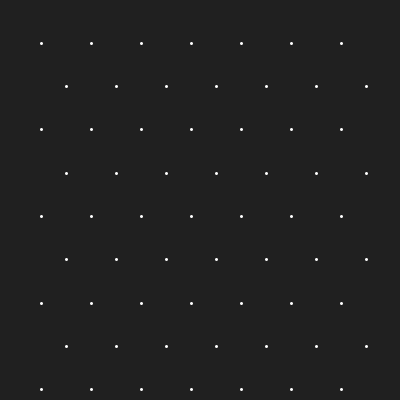
Frame 1 (no input)
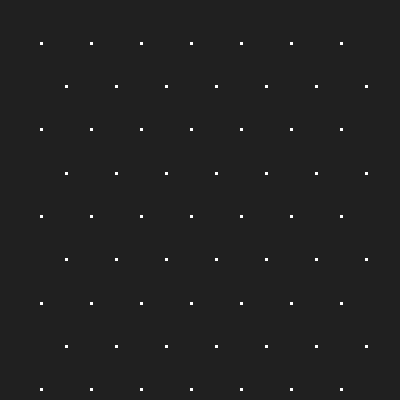
Frame 60 (the mouse pressed at the canvas centre just before this capture)
Frame 120 (the mouse held since frame 60 and released just before this capture): identical to frame 60, image omitted

The Processing sketch that drew these frames (run headless with seeded random() and noise(); from frame 60 on, the mouse is pressed at the canvas centre):

// Processing sketch: build
// ── build.pde
/* 

Aprendiendo Processing - Red triangular

José Vicente Araújo
http://dunadigital.com 
svcnt@dunadigital.com
junio 2015
Processing 2.2.1

*/


//VARIABLES GLOBALES
int num = 8;
float gap, alto, lado;

//SETUP
void setup() {
	size(400, 400);
	background(#202020);
	stroke(255);
	strokeWeight(3);
}

//LOOP
void draw() {

	translate((width/num)/3 , 0);

	for (int i = 1; i < num; ++i) {
		for (int ii = 1; ii < num; ++ii) {
			gap = width/num;
			lado = gap;
			alto = sqrt(3)*gap;
			point(i*lado, ii*alto);
			point(i*lado - lado/2, ii*alto - alto/2);
		}

	}

}	
